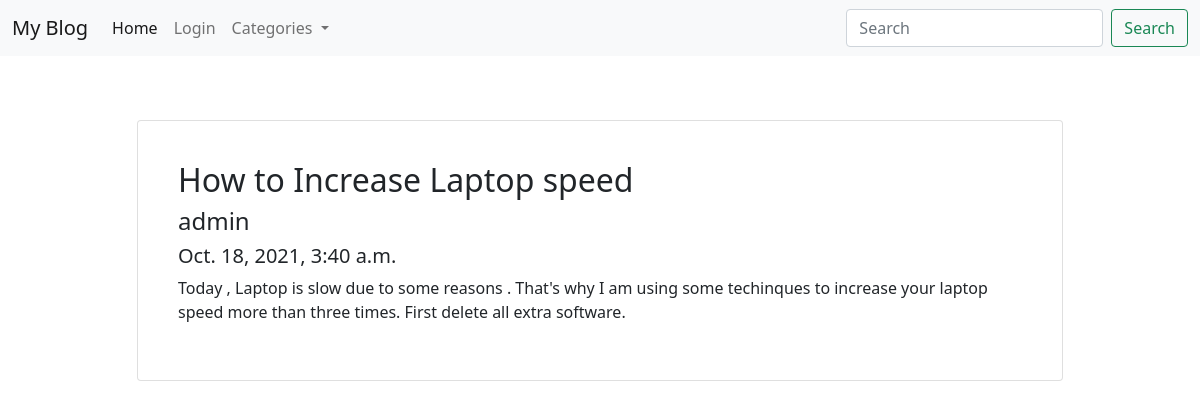
/?q=2, run on the app's committed database.
### myapp/models.py (models this page shows, shortened)
class Post(models.Model):
    title = models.CharField(max_length=50)
    author = models.ForeignKey(Author,on_delete=models.CASCADE)
    date_publish = models.DateTimeField(auto_now_add=True)
    category = models.ForeignKey(Category,on_delete=models.CASCADE)
    body = models.TextField()

class Author(models.Model):
    personalinfo = models.OneToOneField( User,on_delete=models.CASCADE)

### myapp/views.py (the view)
# urls.py: path('',views.home,name="home"),
def home(request):
    id = request.GET.get('q')
    if(id==None):
        id = ""
    print(id)
    categories = Category.objects.all()
    posts = Post.objects.filter(category__id__icontains=id)
    context={
        'categories':categories,
        'posts':posts,
    }
    return render(request,'home.html',context)

### templates/home.html (shortened to what this page needs)
{% extends 'base.html'%}
{% block content %}
<div class="container mt-5 mx-auto">
    <div class="row">
        {% for post in posts %}
            <div class="offset-1 col-10 mt-3">
                <div class="card p-4">
                    <div class="card-body">
                        <div class="card-title">
                            <h2>{{post.title}}</h2>
                            <h4>{{post.author.personalinfo.username}}</h4>
                            <h5>{{post.date_publish}}</h5>
                        </div>
                        <div class="card-text">
                            <p>{{post.body}}</p>
                        </div>
                    </div>
                </div>
            </div>
        {% endfor %}
    </div>
</div>
{% endblock content %}

### data on the page
Post: title "How to Increase Laptop speed", author.personalinfo.username "admin", date_publish "Oct. 18, 2021, 3:40 a.m.", body "Today , Laptop is slow due to some reasons . That's why I am using some techinques to increase your laptop speed more than three times. First delete all extra software."
